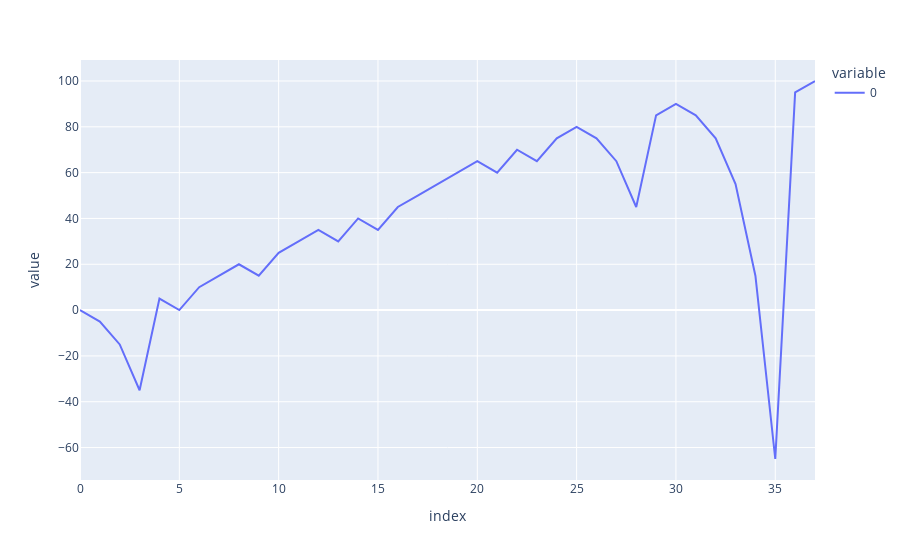

The notebook cell this image was saved under:
### Code cell
def simul_martingale(init_bet = 5, balance = 0, target_bal = 100):


    # PARAM WINDOW
    results = []
    max_fail, fail_m = 0, 0
    # PRE SETTINGS
    bet = init_bet
    results.append(balance)
    
    # SIMULATE
    while (balance < target_bal):

        balance -= bet
        print("Betting", bet, "--- ", end ="")

        result = spin()[0]
        if result % 2 == 0:
            bet = bet * 2
            fail_m += 1

        else:
            balance += 2*bet
            bet = init_bet
            fail_m = 0

        if fail_m > max_fail:
            max_fail = fail_m

        results.append(balance)

   
        print("Balance:", balance, "Result:", result)
    return max_fail, results
    
px.line(simul_martingale()[1])

### Figure 1 — Plotly figure (JSON) as saved in the notebook; plotly's stock layout.template omitted (floating-point values rounded to 4 significant figures)
{"data": [{"hovertemplate": "variable=0<br>index=%{x}<br>value=%{y}<extra></extra>", "legendgroup": "0", "line": {"color": "#636efa", "dash": "solid"}, "marker": {"symbol": "circle"}, "mode": "lines", "name": "0", "orientation": "v", "showlegend": true, "type": "scatter", "x": [0, 1, 2, 3, 4, 5, 6, 7, 8, 9, 10, 11, 12, 13, 14, 15, 16, 17, 18, 19, 20, 21, 22, 23, 24, 25, 26, 27, 28, 29, 30, 31, 32, 33, 34, 35, 36, 37], "xaxis": "x", "y": [0, -5, -15, -35, 5, 0, 10, 15, 20, 15, 25, 30, 35, 30, 40, 35, 45, 50, 55, 60, 65, 60, 70, 65, 75, 80, 75, 65, 45, 85, 90, 85, 75, 55, 15, -65, 95, 100], "yaxis": "y"}], "layout": {"legend": {"title": {"text": "variable"}, "tracegroupgap": 0}, "margin": {"t": 60}, "xaxis": {"anchor": "y", "domain": [0, 1], "title": {"text": "index"}}, "yaxis": {"anchor": "x", "domain": [0, 1], "title": {"text": "value"}}}}
